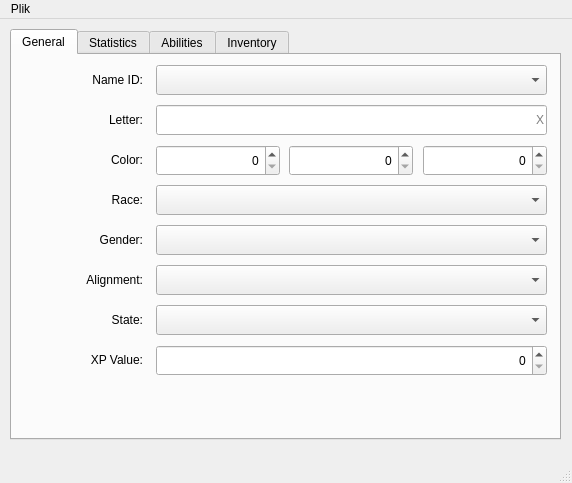
<?xml version="1.0" encoding="UTF-8"?>
<ui version="4.0">
 <class>CreatureEditor</class>
 <widget class="QMainWindow" name="CreatureEditor">
  <property name="geometry">
   <rect>
    <x>0</x>
    <y>0</y>
    <width>572</width>
    <height>483</height>
   </rect>
  </property>
  <property name="windowTitle">
   <string>Creature Editor</string>
  </property>
  <widget class="QWidget" name="centralwidget">
   <widget class="QTabWidget" name="tabWidget">
    <property name="geometry">
     <rect>
      <x>10</x>
      <y>10</y>
      <width>551</width>
      <height>411</height>
     </rect>
    </property>
    <property name="currentIndex">
     <number>0</number>
    </property>
    <widget class="QWidget" name="tabGeneral">
     <attribute name="title">
      <string>General</string>
     </attribute>
     <widget class="QLabel" name="raceLabel">
      <property name="geometry">
       <rect>
        <x>0</x>
        <y>130</y>
        <width>131</width>
        <height>30</height>
       </rect>
      </property>
      <property name="text">
       <string>Race:</string>
      </property>
      <property name="alignment">
       <set>Qt::AlignRight|Qt::AlignTrailing|Qt::AlignVCenter</set>
      </property>
     </widget>
     <widget class="QLabel" name="colorLabel">
      <property name="geometry">
       <rect>
        <x>0</x>
        <y>90</y>
        <width>131</width>
        <height>30</height>
       </rect>
      </property>
      <property name="text">
       <string>Color:</string>
      </property>
      <property name="alignment">
       <set>Qt::AlignRight|Qt::AlignTrailing|Qt::AlignVCenter</set>
      </property>
     </widget>
     <widget class="QLabel" name="letterLabel">
      <property name="geometry">
       <rect>
        <x>0</x>
        <y>50</y>
        <width>131</width>
        <height>30</height>
       </rect>
      </property>
      <property name="text">
       <string>Letter:</string>
      </property>
      <property name="alignment">
       <set>Qt::AlignRight|Qt::AlignTrailing|Qt::AlignVCenter</set>
      </property>
     </widget>
     <widget class="QLabel" name="nameIDLabel">
      <property name="geometry">
       <rect>
        <x>0</x>
        <y>10</y>
        <width>131</width>
        <height>30</height>
       </rect>
      </property>
      <property name="text">
       <string>Name ID:</string>
      </property>
      <property name="alignment">
       <set>Qt::AlignRight|Qt::AlignTrailing|Qt::AlignVCenter</set>
      </property>
     </widget>
     <widget class="QLabel" name="stateLabel">
      <property name="geometry">
       <rect>
        <x>0</x>
        <y>250</y>
        <width>131</width>
        <height>30</height>
       </rect>
      </property>
      <property name="text">
       <string>State:</string>
      </property>
      <property name="alignment">
       <set>Qt::AlignRight|Qt::AlignTrailing|Qt::AlignVCenter</set>
      </property>
     </widget>
     <widget class="QComboBox" name="nameIDBox">
      <property name="geometry">
       <rect>
        <x>144</x>
        <y>10</y>
        <width>391</width>
        <height>30</height>
       </rect>
      </property>
     </widget>
     <widget class="QComboBox" name="raceBox">
      <property name="geometry">
       <rect>
        <x>144</x>
        <y>130</y>
        <width>391</width>
        <height>30</height>
       </rect>
      </property>
     </widget>
     <widget class="QComboBox" name="stateBox">
      <property name="geometry">
       <rect>
        <x>144</x>
        <y>250</y>
        <width>391</width>
        <height>30</height>
       </rect>
      </property>
     </widget>
     <widget class="QSpinBox" name="colorGreenBox">
      <property name="geometry">
       <rect>
        <x>277</x>
        <y>90</y>
        <width>124</width>
        <height>31</height>
       </rect>
      </property>
      <property name="alignment">
       <set>Qt::AlignRight|Qt::AlignTrailing|Qt::AlignVCenter</set>
      </property>
      <property name="maximum">
       <number>255</number>
      </property>
     </widget>
     <widget class="QSpinBox" name="colorBlueBox">
      <property name="geometry">
       <rect>
        <x>411</x>
        <y>90</y>
        <width>124</width>
        <height>31</height>
       </rect>
      </property>
      <property name="alignment">
       <set>Qt::AlignRight|Qt::AlignTrailing|Qt::AlignVCenter</set>
      </property>
      <property name="maximum">
       <number>255</number>
      </property>
     </widget>
     <widget class="QSpinBox" name="colorRedBox">
      <property name="geometry">
       <rect>
        <x>144</x>
        <y>90</y>
        <width>124</width>
        <height>31</height>
       </rect>
      </property>
      <property name="alignment">
       <set>Qt::AlignRight|Qt::AlignTrailing|Qt::AlignVCenter</set>
      </property>
      <property name="minimum">
       <number>0</number>
      </property>
      <property name="maximum">
       <number>255</number>
      </property>
     </widget>
     <widget class="QLabel" name="characterLabel">
      <property name="geometry">
       <rect>
        <x>0</x>
        <y>210</y>
        <width>131</width>
        <height>30</height>
       </rect>
      </property>
      <property name="text">
       <string>Alignment:</string>
      </property>
      <property name="alignment">
       <set>Qt::AlignRight|Qt::AlignTrailing|Qt::AlignVCenter</set>
      </property>
     </widget>
     <widget class="QLabel" name="genderLabel">
      <property name="geometry">
       <rect>
        <x>0</x>
        <y>170</y>
        <width>131</width>
        <height>30</height>
       </rect>
      </property>
      <property name="text">
       <string>Gender:</string>
      </property>
      <property name="alignment">
       <set>Qt::AlignRight|Qt::AlignTrailing|Qt::AlignVCenter</set>
      </property>
     </widget>
     <widget class="QComboBox" name="genderBox">
      <property name="geometry">
       <rect>
        <x>144</x>
        <y>170</y>
        <width>391</width>
        <height>30</height>
       </rect>
      </property>
     </widget>
     <widget class="QComboBox" name="alignmentBox">
      <property name="geometry">
       <rect>
        <x>144</x>
        <y>210</y>
        <width>391</width>
        <height>30</height>
       </rect>
      </property>
     </widget>
     <widget class="QLineEdit" name="letterBox">
      <property name="geometry">
       <rect>
        <x>144</x>
        <y>50</y>
        <width>391</width>
        <height>30</height>
       </rect>
      </property>
      <property name="maxLength">
       <number>1</number>
      </property>
      <property name="alignment">
       <set>Qt::AlignRight|Qt::AlignTrailing|Qt::AlignVCenter</set>
      </property>
      <property name="placeholderText">
       <string>X</string>
      </property>
     </widget>
     <widget class="QLabel" name="xpValueLabel">
      <property name="geometry">
       <rect>
        <x>0</x>
        <y>290</y>
        <width>131</width>
        <height>30</height>
       </rect>
      </property>
      <property name="text">
       <string>XP Value:</string>
      </property>
      <property name="alignment">
       <set>Qt::AlignRight|Qt::AlignTrailing|Qt::AlignVCenter</set>
      </property>
     </widget>
     <widget class="QSpinBox" name="xpValueBox">
      <property name="geometry">
       <rect>
        <x>144</x>
        <y>290</y>
        <width>391</width>
        <height>31</height>
       </rect>
      </property>
      <property name="alignment">
       <set>Qt::AlignRight|Qt::AlignTrailing|Qt::AlignVCenter</set>
      </property>
      <property name="minimum">
       <number>0</number>
      </property>
      <property name="maximum">
       <number>999999999</number>
      </property>
      <property name="value">
       <number>0</number>
      </property>
     </widget>
    </widget>
    <widget class="QWidget" name="tabBaseStats">
     <attribute name="title">
      <string>Statistics</string>
     </attribute>
     <widget class="QLabel" name="xpNextLevelLabel">
      <property name="geometry">
       <rect>
        <x>317</x>
        <y>50</y>
        <width>41</width>
        <height>30</height>
       </rect>
      </property>
      <property name="text">
       <string>Next:</string>
      </property>
      <property name="alignment">
       <set>Qt::AlignRight|Qt::AlignTrailing|Qt::AlignVCenter</set>
      </property>
     </widget>
     <widget class="QLabel" name="levelLabel">
      <property name="geometry">
       <rect>
        <x>0</x>
        <y>10</y>
        <width>131</width>
        <height>30</height>
       </rect>
      </property>
      <property name="text">
       <string>Level:</string>
      </property>
      <property name="alignment">
       <set>Qt::AlignRight|Qt::AlignTrailing|Qt::AlignVCenter</set>
      </property>
     </widget>
     <widget class="QSpinBox" name="mpMaxBox">
      <property name="geometry">
       <rect>
        <x>365</x>
        <y>130</y>
        <width>170</width>
        <height>31</height>
       </rect>
      </property>
      <property name="alignment">
       <set>Qt::AlignRight|Qt::AlignTrailing|Qt::AlignVCenter</set>
      </property>
      <property name="maximum">
       <number>999999999</number>
      </property>
     </widget>
     <widget class="QLabel" name="damageLabel">
      <property name="geometry">
       <rect>
        <x>0</x>
        <y>250</y>
        <width>131</width>
        <height>30</height>
       </rect>
      </property>
      <property name="text">
       <string>Damage:</string>
      </property>
      <property name="alignment">
       <set>Qt::AlignRight|Qt::AlignTrailing|Qt::AlignVCenter</set>
      </property>
     </widget>
     <widget class="QSpinBox" name="attackRateBox">
      <property name="geometry">
       <rect>
        <x>144</x>
        <y>290</y>
        <width>391</width>
        <height>31</height>
       </rect>
      </property>
      <property name="alignment">
       <set>Qt::AlignRight|Qt::AlignTrailing|Qt::AlignVCenter</set>
      </property>
      <property name="minimum">
       <number>0</number>
      </property>
      <property name="maximum">
       <number>999999999</number>
      </property>
      <property name="value">
       <number>0</number>
      </property>
     </widget>
     <widget class="QLabel" name="mpMaxLabel">
      <property name="geometry">
       <rect>
        <x>317</x>
        <y>130</y>
        <width>41</width>
        <height>30</height>
       </rect>
      </property>
      <property name="text">
       <string>Max:</string>
      </property>
      <property name="alignment">
       <set>Qt::AlignRight|Qt::AlignTrailing|Qt::AlignVCenter</set>
      </property>
     </widget>
     <widget class="QSpinBox" name="defenseBox">
      <property name="geometry">
       <rect>
        <x>144</x>
        <y>330</y>
        <width>171</width>
        <height>31</height>
       </rect>
      </property>
      <property name="alignment">
       <set>Qt::AlignRight|Qt::AlignTrailing|Qt::AlignVCenter</set>
      </property>
      <property name="maximum">
       <number>999999999</number>
      </property>
     </widget>
     <widget class="QLabel" name="attackRateLabel">
      <property name="geometry">
       <rect>
        <x>0</x>
        <y>290</y>
        <width>131</width>
        <height>30</height>
       </rect>
      </property>
      <property name="text">
       <string>Attack rate:</string>
      </property>
      <property name="alignment">
       <set>Qt::AlignRight|Qt::AlignTrailing|Qt::AlignVCenter</set>
      </property>
     </widget>
     <widget class="QSpinBox" name="levelBox">
      <property name="geometry">
       <rect>
        <x>144</x>
        <y>10</y>
        <width>391</width>
        <height>31</height>
       </rect>
      </property>
      <property name="alignment">
       <set>Qt::AlignRight|Qt::AlignTrailing|Qt::AlignVCenter</set>
      </property>
      <property name="minimum">
       <number>1</number>
      </property>
      <property name="maximum">
       <number>1000</number>
      </property>
     </widget>
     <widget class="QSpinBox" name="hpCurrentBox">
      <property name="geometry">
       <rect>
        <x>144</x>
        <y>90</y>
        <width>171</width>
        <height>31</height>
       </rect>
      </property>
      <property name="alignment">
       <set>Qt::AlignRight|Qt::AlignTrailing|Qt::AlignVCenter</set>
      </property>
      <property name="maximum">
       <number>999999999</number>
      </property>
     </widget>
     <widget class="QSpinBox" name="damageDeltaBox">
      <property name="geometry">
       <rect>
        <x>365</x>
        <y>250</y>
        <width>170</width>
        <height>31</height>
       </rect>
      </property>
      <property name="alignment">
       <set>Qt::AlignRight|Qt::AlignTrailing|Qt::AlignVCenter</set>
      </property>
      <property name="maximum">
       <number>999999999</number>
      </property>
     </widget>
     <widget class="QSpinBox" name="damageBox">
      <property name="geometry">
       <rect>
        <x>144</x>
        <y>250</y>
        <width>171</width>
        <height>31</height>
       </rect>
      </property>
      <property name="alignment">
       <set>Qt::AlignRight|Qt::AlignTrailing|Qt::AlignVCenter</set>
      </property>
      <property name="maximum">
       <number>999999999</number>
      </property>
     </widget>
     <widget class="QLabel" name="xpLabel">
      <property name="geometry">
       <rect>
        <x>0</x>
        <y>50</y>
        <width>131</width>
        <height>30</height>
       </rect>
      </property>
      <property name="text">
       <string>XP:</string>
      </property>
      <property name="alignment">
       <set>Qt::AlignRight|Qt::AlignTrailing|Qt::AlignVCenter</set>
      </property>
     </widget>
     <widget class="QLabel" name="hpMaxLabel">
      <property name="geometry">
       <rect>
        <x>317</x>
        <y>90</y>
        <width>41</width>
        <height>30</height>
       </rect>
      </property>
      <property name="text">
       <string>Max:</string>
      </property>
      <property name="alignment">
       <set>Qt::AlignRight|Qt::AlignTrailing|Qt::AlignVCenter</set>
      </property>
     </widget>
     <widget class="QSpinBox" name="mpCurrentBox">
      <property name="geometry">
       <rect>
        <x>144</x>
        <y>130</y>
        <width>171</width>
        <height>31</height>
       </rect>
      </property>
      <property name="alignment">
       <set>Qt::AlignRight|Qt::AlignTrailing|Qt::AlignVCenter</set>
      </property>
      <property name="maximum">
       <number>999999999</number>
      </property>
     </widget>
     <widget class="QSpinBox" name="xpCurrentBox">
      <property name="geometry">
       <rect>
        <x>144</x>
        <y>50</y>
        <width>171</width>
        <height>31</height>
       </rect>
      </property>
      <property name="alignment">
       <set>Qt::AlignRight|Qt::AlignTrailing|Qt::AlignVCenter</set>
      </property>
      <property name="maximum">
       <number>999999999</number>
      </property>
     </widget>
     <widget class="QSpinBox" name="hpMaxBox">
      <property name="geometry">
       <rect>
        <x>365</x>
        <y>90</y>
        <width>170</width>
        <height>31</height>
       </rect>
      </property>
      <property name="alignment">
       <set>Qt::AlignRight|Qt::AlignTrailing|Qt::AlignVCenter</set>
      </property>
      <property name="maximum">
       <number>999999999</number>
      </property>
     </widget>
     <widget class="QSpinBox" name="defenseRateBox">
      <property name="geometry">
       <rect>
        <x>365</x>
        <y>330</y>
        <width>170</width>
        <height>31</height>
       </rect>
      </property>
      <property name="alignment">
       <set>Qt::AlignRight|Qt::AlignTrailing|Qt::AlignVCenter</set>
      </property>
      <property name="maximum">
       <number>999999999</number>
      </property>
     </widget>
     <widget class="QLabel" name="defenseLabel">
      <property name="geometry">
       <rect>
        <x>0</x>
        <y>330</y>
        <width>131</width>
        <height>30</height>
       </rect>
      </property>
      <property name="text">
       <string>Defense:</string>
      </property>
      <property name="alignment">
       <set>Qt::AlignRight|Qt::AlignTrailing|Qt::AlignVCenter</set>
      </property>
     </widget>
     <widget class="QLabel" name="defenseRateLabel">
      <property name="geometry">
       <rect>
        <x>317</x>
        <y>330</y>
        <width>41</width>
        <height>30</height>
       </rect>
      </property>
      <property name="text">
       <string>Rate:</string>
      </property>
      <property name="alignment">
       <set>Qt::AlignRight|Qt::AlignTrailing|Qt::AlignVCenter</set>
      </property>
     </widget>
     <widget class="QLabel" name="mpLabel">
      <property name="geometry">
       <rect>
        <x>0</x>
        <y>130</y>
        <width>131</width>
        <height>30</height>
       </rect>
      </property>
      <property name="text">
       <string>MP:</string>
      </property>
      <property name="alignment">
       <set>Qt::AlignRight|Qt::AlignTrailing|Qt::AlignVCenter</set>
      </property>
     </widget>
     <widget class="QLabel" name="hpLabel">
      <property name="geometry">
       <rect>
        <x>0</x>
        <y>90</y>
        <width>131</width>
        <height>30</height>
       </rect>
      </property>
      <property name="text">
       <string>HP:</string>
      </property>
      <property name="alignment">
       <set>Qt::AlignRight|Qt::AlignTrailing|Qt::AlignVCenter</set>
      </property>
     </widget>
     <widget class="QSpinBox" name="xpNextLevelBox">
      <property name="geometry">
       <rect>
        <x>365</x>
        <y>50</y>
        <width>170</width>
        <height>31</height>
       </rect>
      </property>
      <property name="alignment">
       <set>Qt::AlignRight|Qt::AlignTrailing|Qt::AlignVCenter</set>
      </property>
      <property name="maximum">
       <number>999999999</number>
      </property>
     </widget>
     <widget class="QLabel" name="damageDeltaLabel">
      <property name="geometry">
       <rect>
        <x>317</x>
        <y>250</y>
        <width>41</width>
        <height>30</height>
       </rect>
      </property>
      <property name="text">
       <string>Delta:</string>
      </property>
      <property name="alignment">
       <set>Qt::AlignRight|Qt::AlignTrailing|Qt::AlignVCenter</set>
      </property>
     </widget>
     <widget class="QSpinBox" name="hpRegenerationBox">
      <property name="geometry">
       <rect>
        <x>144</x>
        <y>170</y>
        <width>391</width>
        <height>31</height>
       </rect>
      </property>
      <property name="alignment">
       <set>Qt::AlignRight|Qt::AlignTrailing|Qt::AlignVCenter</set>
      </property>
      <property name="minimum">
       <number>0</number>
      </property>
      <property name="maximum">
       <number>999999999</number>
      </property>
      <property name="value">
       <number>0</number>
      </property>
     </widget>
     <widget class="QLabel" name="hpRegenerationLabel">
      <property name="geometry">
       <rect>
        <x>0</x>
        <y>170</y>
        <width>131</width>
        <height>30</height>
       </rect>
      </property>
      <property name="text">
       <string>HP regeneration:</string>
      </property>
      <property name="alignment">
       <set>Qt::AlignRight|Qt::AlignTrailing|Qt::AlignVCenter</set>
      </property>
     </widget>
     <widget class="QSpinBox" name="mpRegenerationBox">
      <property name="geometry">
       <rect>
        <x>144</x>
        <y>210</y>
        <width>391</width>
        <height>31</height>
       </rect>
      </property>
      <property name="alignment">
       <set>Qt::AlignRight|Qt::AlignTrailing|Qt::AlignVCenter</set>
      </property>
      <property name="minimum">
       <number>0</number>
      </property>
      <property name="maximum">
       <number>999999999</number>
      </property>
      <property name="value">
       <number>0</number>
      </property>
     </widget>
     <widget class="QLabel" name="mpRegenerationLabel">
      <property name="geometry">
       <rect>
        <x>0</x>
        <y>210</y>
        <width>131</width>
        <height>30</height>
       </rect>
      </property>
      <property name="text">
       <string>MP regeneration:</string>
      </property>
      <property name="alignment">
       <set>Qt::AlignRight|Qt::AlignTrailing|Qt::AlignVCenter</set>
      </property>
     </widget>
    </widget>
    <widget class="QWidget" name="tabAbilities">
     <attribute name="title">
      <string>Abilities</string>
     </attribute>
     <widget class="QLabel" name="wisdomLabel">
      <property name="geometry">
       <rect>
        <x>0</x>
        <y>170</y>
        <width>131</width>
        <height>30</height>
       </rect>
      </property>
      <property name="text">
       <string>Wisdom:</string>
      </property>
      <property name="alignment">
       <set>Qt::AlignRight|Qt::AlignTrailing|Qt::AlignVCenter</set>
      </property>
     </widget>
     <widget class="QLabel" name="intelligenceLabel">
      <property name="geometry">
       <rect>
        <x>0</x>
        <y>130</y>
        <width>131</width>
        <height>30</height>
       </rect>
      </property>
      <property name="text">
       <string>Intelligence:</string>
      </property>
      <property name="alignment">
       <set>Qt::AlignRight|Qt::AlignTrailing|Qt::AlignVCenter</set>
      </property>
     </widget>
     <widget class="QLabel" name="constitutionLabel">
      <property name="geometry">
       <rect>
        <x>0</x>
        <y>90</y>
        <width>131</width>
        <height>30</height>
       </rect>
      </property>
      <property name="text">
       <string>Constitution:</string>
      </property>
      <property name="alignment">
       <set>Qt::AlignRight|Qt::AlignTrailing|Qt::AlignVCenter</set>
      </property>
     </widget>
     <widget class="QLabel" name="dexterityLabel">
      <property name="geometry">
       <rect>
        <x>0</x>
        <y>50</y>
        <width>131</width>
        <height>30</height>
       </rect>
      </property>
      <property name="text">
       <string>Dexterity:</string>
      </property>
      <property name="alignment">
       <set>Qt::AlignRight|Qt::AlignTrailing|Qt::AlignVCenter</set>
      </property>
     </widget>
     <widget class="QLabel" name="strengthLabel">
      <property name="geometry">
       <rect>
        <x>0</x>
        <y>10</y>
        <width>131</width>
        <height>30</height>
       </rect>
      </property>
      <property name="text">
       <string>Strength:</string>
      </property>
      <property name="alignment">
       <set>Qt::AlignRight|Qt::AlignTrailing|Qt::AlignVCenter</set>
      </property>
     </widget>
     <widget class="QSpinBox" name="strengthBox">
      <property name="geometry">
       <rect>
        <x>144</x>
        <y>10</y>
        <width>391</width>
        <height>31</height>
       </rect>
      </property>
      <property name="alignment">
       <set>Qt::AlignRight|Qt::AlignTrailing|Qt::AlignVCenter</set>
      </property>
      <property name="minimum">
       <number>0</number>
      </property>
      <property name="maximum">
       <number>999999999</number>
      </property>
      <property name="value">
       <number>0</number>
      </property>
     </widget>
     <widget class="QSpinBox" name="dexterityBox">
      <property name="geometry">
       <rect>
        <x>144</x>
        <y>50</y>
        <width>391</width>
        <height>31</height>
       </rect>
      </property>
      <property name="alignment">
       <set>Qt::AlignRight|Qt::AlignTrailing|Qt::AlignVCenter</set>
      </property>
      <property name="minimum">
       <number>0</number>
      </property>
      <property name="maximum">
       <number>999999999</number>
      </property>
     </widget>
     <widget class="QSpinBox" name="constitutionBox">
      <property name="geometry">
       <rect>
        <x>144</x>
        <y>90</y>
        <width>391</width>
        <height>31</height>
       </rect>
      </property>
      <property name="alignment">
       <set>Qt::AlignRight|Qt::AlignTrailing|Qt::AlignVCenter</set>
      </property>
      <property name="minimum">
       <number>0</number>
      </property>
      <property name="maximum">
       <number>999999999</number>
      </property>
     </widget>
     <widget class="QSpinBox" name="intelligenceBox">
      <property name="geometry">
       <rect>
        <x>144</x>
        <y>130</y>
        <width>391</width>
        <height>31</height>
       </rect>
      </property>
      <property name="alignment">
       <set>Qt::AlignRight|Qt::AlignTrailing|Qt::AlignVCenter</set>
      </property>
      <property name="minimum">
       <number>0</number>
      </property>
      <property name="maximum">
       <number>999999999</number>
      </property>
     </widget>
     <widget class="QSpinBox" name="wisdomBox">
      <property name="geometry">
       <rect>
        <x>144</x>
        <y>170</y>
        <width>391</width>
        <height>31</height>
       </rect>
      </property>
      <property name="alignment">
       <set>Qt::AlignRight|Qt::AlignTrailing|Qt::AlignVCenter</set>
      </property>
      <property name="minimum">
       <number>0</number>
      </property>
      <property name="maximum">
       <number>999999999</number>
      </property>
     </widget>
    </widget>
    <widget class="QWidget" name="tabInventory">
     <attribute name="title">
      <string>Inventory</string>
     </attribute>
     <widget class="QListWidget" name="inventoryList">
      <property name="geometry">
       <rect>
        <x>20</x>
        <y>10</y>
        <width>501</width>
        <height>321</height>
       </rect>
      </property>
     </widget>
    </widget>
   </widget>
  </widget>
  <widget class="QMenuBar" name="menubar">
   <property name="geometry">
    <rect>
     <x>0</x>
     <y>0</y>
     <width>572</width>
     <height>23</height>
    </rect>
   </property>
   <widget class="QMenu" name="menuFile">
    <property name="title">
     <string>Plik</string>
    </property>
    <addaction name="actionOpen"/>
    <addaction name="actionSave"/>
    <addaction name="actionSaveAs"/>
    <addaction name="separator"/>
    <addaction name="actionExit"/>
   </widget>
   <addaction name="menuFile"/>
  </widget>
  <widget class="QStatusBar" name="statusbar">
   <property name="enabled">
    <bool>false</bool>
   </property>
  </widget>
  <action name="actionOpen">
   <property name="text">
    <string>Otwórz</string>
   </property>
  </action>
  <action name="actionSave">
   <property name="text">
    <string>Zapisz</string>
   </property>
  </action>
  <action name="actionSaveAs">
   <property name="text">
    <string>Zapisz jako</string>
   </property>
  </action>
  <action name="actionExit">
   <property name="text">
    <string>Zakończ</string>
   </property>
  </action>
 </widget>
 <tabstops>
  <tabstop>tabWidget</tabstop>
  <tabstop>nameIDBox</tabstop>
  <tabstop>letterBox</tabstop>
  <tabstop>colorRedBox</tabstop>
  <tabstop>colorGreenBox</tabstop>
  <tabstop>colorBlueBox</tabstop>
  <tabstop>raceBox</tabstop>
  <tabstop>genderBox</tabstop>
  <tabstop>alignmentBox</tabstop>
  <tabstop>stateBox</tabstop>
  <tabstop>xpValueBox</tabstop>
  <tabstop>levelBox</tabstop>
  <tabstop>xpCurrentBox</tabstop>
  <tabstop>xpNextLevelBox</tabstop>
  <tabstop>hpCurrentBox</tabstop>
  <tabstop>hpMaxBox</tabstop>
  <tabstop>mpCurrentBox</tabstop>
  <tabstop>mpMaxBox</tabstop>
  <tabstop>hpRegenerationBox</tabstop>
  <tabstop>mpRegenerationBox</tabstop>
  <tabstop>damageBox</tabstop>
  <tabstop>damageDeltaBox</tabstop>
  <tabstop>attackRateBox</tabstop>
  <tabstop>defenseBox</tabstop>
  <tabstop>defenseRateBox</tabstop>
  <tabstop>strengthBox</tabstop>
  <tabstop>dexterityBox</tabstop>
  <tabstop>constitutionBox</tabstop>
  <tabstop>intelligenceBox</tabstop>
  <tabstop>wisdomBox</tabstop>
  <tabstop>inventoryList</tabstop>
 </tabstops>
 <resources/>
 <connections/>
</ui>
